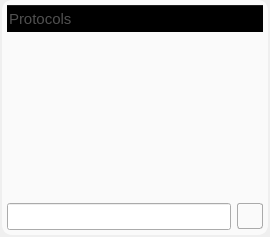
           <widget class="QWidget" name="ProtocolBrowser">
            <attribute name="title">
             <string>Browser</string>
            </attribute>
            <layout class="QGridLayout" name="gridLayout_31">
             <property name="leftMargin">
              <number>2</number>
             </property>
             <property name="topMargin">
              <number>0</number>
             </property>
             <property name="rightMargin">
              <number>2</number>
             </property>
             <property name="bottomMargin">
              <number>0</number>
             </property>
             <item row="0" column="0">
              <widget class="QGroupBox" name="groupBox_15">
               <property name="styleSheet">
                <string notr="true">QTreeWidget { 
    font-size:11pt;
    color: rgb(80, 80, 80);
    background-color: transparent;
 } 

QScrollBar::vertical {
	/*width: 40px;*/
}

QGroupBox { 
     border: 0px solid; 
 } 

QTreeWidget QHeaderView:section
{
    font-size:11pt;
    height:27px;
    color: rgb(80, 80, 80);
    background-color: transparent;
}

QTreeView::item:hover {
    background: qlineargradient(x1: 0, y1: 0, x2: 0, y2: 1, stop: 0 #f6f7fa, stop: 1 #F0F0FF);
}

QTreeView::item:selected {
    border: 1px solid #F0F0FF;
	color: rgb(20, 20, 20);
}

QTreeView::item:selected:active{
    background: qlineargradient(x1: 0, y1: 0, x2: 0, y2: 1, stop: 0 #F0F0FF, stop: 1 #F0F0FF);
}

QTreeView::item:selected:!active {
       background: qlineargradient(x1: 0, y1: 0, x2: 0, y2: 1, stop: 0 #EEEEEE, stop: 1 #EEEEEE);
}</string>
               </property>
               <property name="title">
                <string/>
               </property>
               <property name="flat">
                <bool>false</bool>
               </property>
               <layout class="QVBoxLayout" name="verticalLayout_5">
                <property name="leftMargin">
                 <number>0</number>
                </property>
                <property name="topMargin">
                 <number>0</number>
                </property>
                <property name="rightMargin">
                 <number>0</number>
                </property>
                <property name="bottomMargin">
                 <number>2</number>
                </property>
                <item>
                 <widget class="QGroupBox" name="groupBox_18">
                  <property name="styleSheet">
                   <string notr="true">QGroupBox { 
     border: 2px solid  rgb(250, 250, 250); ; 
     border-radius: 10px; 
    color: rgb( 250, 250, 250);
    background-color: rgb(250, 250, 250);
 } </string>
                  </property>
                  <property name="title">
                   <string/>
                  </property>
                  <property name="flat">
                   <bool>false</bool>
                  </property>
                  <layout class="QGridLayout" name="gridLayout_30">
                   <property name="leftMargin">
                    <number>5</number>
                   </property>
                   <property name="topMargin">
                    <number>5</number>
                   </property>
                   <property name="rightMargin">
                    <number>5</number>
                   </property>
                   <property name="bottomMargin">
                    <number>5</number>
                   </property>
                   <item row="2" column="0">
                    <widget class="QLineEdit" name="lineEdit_protocolPath">
                     <property name="enabled">
                      <bool>true</bool>
                     </property>
                     <property name="minimumSize">
                      <size>
                       <width>0</width>
                       <height>26</height>
                      </size>
                     </property>
                     <property name="font">
                      <font>
                       <pointsize>12</pointsize>
                      </font>
                     </property>
                     <property name="toolTip">
                      <string>&lt;html&gt;&lt;head/&gt;&lt;body&gt;&lt;p&gt;Current protocol folder&lt;/p&gt;&lt;/body&gt;&lt;/html&gt;</string>
                     </property>
                     <property name="readOnly">
                      <bool>true</bool>
                     </property>
                    </widget>
                   </item>
                   <item row="2" column="1">
                    <widget class="QPushButton" name="pushButton_openFolder">
                     <property name="maximumSize">
                      <size>
                       <width>26</width>
                       <height>26</height>
                      </size>
                     </property>
                     <property name="toolTip">
                      <string>&lt;html&gt;&lt;head/&gt;&lt;body&gt;&lt;p&gt;Set current protocol folder&lt;/p&gt;&lt;/body&gt;&lt;/html&gt;</string>
                     </property>
                     <property name="styleSheet">
                      <string notr="true"> QPushButton {
     border: 1px solid #aaaaaa;
     border-radius: 3px;
     width: 25px;
     height: 25px;
     font-size: 16px;
     background-color: qlineargradient(x1: 0, y1: 0, x2: 0, y2: 1,
                                       stop: 0 #f6f7fa, stop: 1 #dadbde);

 }

 QPushButton:focus:pressed {
     background-color: qlineargradient(x1: 0, y1: 0, x2: 0, y2: 1,
                                       stop: 0 #F0F0FF, stop: 1 #f6f7fa);
 }

 QPushButton:hover {
     background-color: qlineargradient(x1: 0, y1: 0, x2: 0, y2: 1,
                                       stop: 0 #f6f7fa, stop: 1 #F0F0FF);
 }

QPushButton:disabled{ background-color: #CCCCCC; }

 QPushButton:flat {
     border: none; /* no border for a flat push button */
 }

 QPushButton:default {
     border-color: navy; /* make the default button prominent */
 }</string>
                     </property>
                     <property name="text">
                      <string/>
                     </property>
                     <property name="icon">
                      <iconset resource="../resources.qrc">
                       <normaloff>:/icons/folder.png</normaloff>:/icons/folder.png</iconset>
                     </property>
                    </widget>
                   </item>
                   <item row="0" column="0" colspan="2">
                    <widget class="QTreeWidget" name="treeWidget_protocol_folder">
                     <property name="maximumSize">
                      <size>
                       <width>16777215</width>
                       <height>16777215</height>
                      </size>
                     </property>
                     <property name="toolTip">
                      <string>&lt;html&gt;&lt;head/&gt;&lt;body&gt;&lt;p&gt;List of protocols in the folder&lt;/p&gt;&lt;/body&gt;&lt;/html&gt;</string>
                     </property>
                     <property name="styleSheet">
                      <string notr="true"/>
                     </property>
                     <property name="frameShape">
                      <enum>QFrame::NoFrame</enum>
                     </property>
                     <property name="frameShadow">
                      <enum>QFrame::Plain</enum>
                     </property>
                     <property name="autoScrollMargin">
                      <number>16</number>
                     </property>
                     <property name="indentation">
                      <number>10</number>
                     </property>
                     <column>
                      <property name="text">
                       <string>Protocols</string>
                      </property>
                     </column>
                    </widget>
                   </item>
                  </layout>
                 </widget>
                </item>
               </layout>
              </widget>
             </item>
            </layout>
           </widget>
